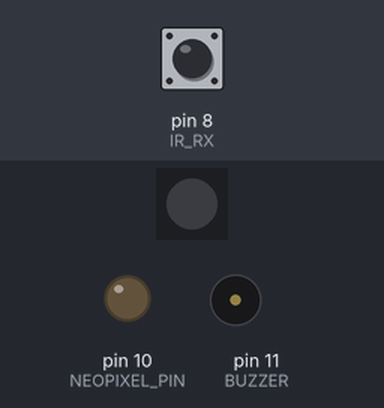
The sketch below on a simulated Arduino Uno, built with avr-gcc and run on an emulated ATmega328P. On the bench: 1 RGB LEDs in strip order, left to right, output pins drawn as LEDs (lit = HIGH), buzzer (waves = sounding). The inputs (shaded band) are chosen by the test bench; at power-on: pin 8 (IR_RX) HIGH. Random numbers use the default seed unless the sketch sets one; pins used as bus, display or sensor lines are not drawn.

Above: at 0.14 s.
At 39.95 s:
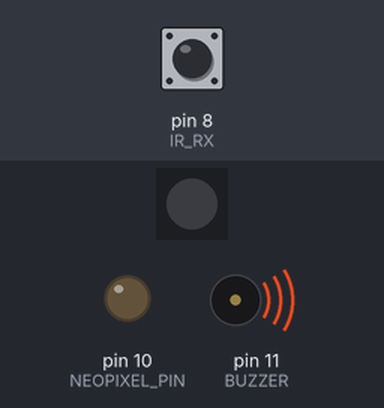
Timing chart, 0 to 40.0 s (numbered marks = the images above):
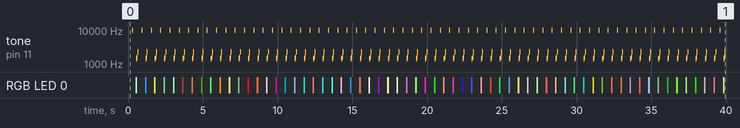

The sketch:

sync_chrip_half.ino
```cpp
/*
 * Firefly Synchronization Device
 *
 * This code implements a firefly-like synchronization behavior using:
 * - IR communication for detecting other fireflies
 * - RGB LED for visual flash
 * - Buzzer for audio chirp
 *
 * Based on the Kuramoto model for oscillator synchronization
 */

#define F_CPU 8000000UL

#include <avr/io.h>
#include <util/delay.h>
#include <stdint.h>
#include <avr/interrupt.h>
#include <stdlib.h>
#include <Adafruit_NeoPixel.h>

// ===== HARDWARE CONFIGURATION =====
#define NEOPIXEL_PIN    PB2
#define NUM_PIXELS      1
#define IR_TX           PB1
#define IR_RX           PB0
#define LED             PB2
#define BUZZER          PB3

// ===== BEHAVIOR PARAMETERS =====
#define PHASE_MAX               255
#define EPSILON                 64
#define PHASE_STEP              1
#define TICK_DELAY_MS           2
#define JUMP_TO_FLASH_MARGIN    16
#define JITTER_INTERVAL         8

// ===== AUDIO PARAMETERS =====
#define CHIRP_BASE_DELAY        175
#define CHIRP_STEPS             8
#define CHIRP_CYCLES_PER_STEP   20
#define CHIRP_DELAY_DECREMENT   5
#define CHIRP_MIN_DELAY         20
#define CHIRP_PAUSE_MS          10

// ===== TIMING PARAMETERS =====
#define IR_PULSE_HALF_PERIOD    15
#define REFRACTORY_FLASH        20
#define REFRACTORY_TRIGGER      10

// ===== GLOBAL VARIABLES =====
Adafruit_NeoPixel strip(NUM_PIXELS, NEOPIXEL_PIN, NEO_GRB + NEO_KHZ800);

// ===== FUNCTION PROTOTYPES =====
void setup_hardware(void);
void emit_ir_pulse(uint16_t cycles);
void delay_us_custom(uint16_t us);
void flash_and_chirp(void);
void half_chirp(void);
uint8_t get_random_color_component(void);

/**
 * Initialize hardware peripherals
 */
void setup_hardware(void) {
    // Configure IR pins
    DDRB |= (1 << IR_TX);      // IR emitter as output
    DDRB &= ~(1 << IR_RX);     // IR receiver as input
    PORTB |= (1 << IR_RX);     // Enable pull-up on receiver

    // Configure LED and buzzer
    DDRB |= (1 << LED);        // LED as output
    DDRB |= (1 << BUZZER);     // Buzzer as output
    PORTB &= ~(1 << LED);      // LED off initially
    PORTB &= ~(1 << BUZZER);   // Buzzer off initially

    // Initialize timer for jitter (currently unused but ready)
    TCCR0B = (1 << CS01);      // Timer0 prescaler /8

    // Initialize NeoPixel
    strip.begin();
    strip.clear();
    strip.show();
}

/**
 * Emit IR pulse train for communication
 * @param cycles Number of on/off cycles to transmit
 */
void emit_ir_pulse(uint16_t cycles) {
    for (uint16_t i = 0; i < cycles; i++) {
        PORTB |= (1 << IR_TX);
        _delay_us(IR_PULSE_HALF_PERIOD);
        PORTB &= ~(1 << IR_TX);
        _delay_us(IR_PULSE_HALF_PERIOD);
    }
}

/**
 * Custom microsecond delay function for audio generation
 * Calibrated for 8MHz clock
 * @param us Microseconds to delay
 */
void delay_us_custom(uint16_t us) {
    while (us--) {
        // Adjust loop count for 1μs per iteration at 8MHz
        for (uint8_t i = 0; i < 3; i++) {
            asm volatile("nop");
        }
    }
}

/**
 * Generate random color component (0-255)
 */
uint8_t get_random_color_component(void) {
    return rand() % 256;
}

/**
 * Execute flash and chirp sequence
 * Creates RGB flash with ascending pitch chirp
 */
void flash_and_chirp(void) {
    // Generate random RGB color
    uint8_t r = get_random_color_component();
    uint8_t g = get_random_color_component();
    uint8_t b = get_random_color_component();

    // Display color
    strip.setPixelColor(0, strip.Color(r, g, b));
    strip.show();

    // Generate ascending chirp
    uint16_t delay_val = CHIRP_BASE_DELAY;

    for (uint8_t chirp = 0; chirp < CHIRP_STEPS; chirp++) {
        // Generate tone at current frequency
        for (uint8_t i = 0; i < CHIRP_CYCLES_PER_STEP; i++) {
            PORTB |= (1 << BUZZER);
            delay_us_custom(delay_val);
            PORTB &= ~(1 << BUZZER);
            delay_us_custom(delay_val);
        }

        // Increase pitch (decrease delay)
        delay_val -= CHIRP_DELAY_DECREMENT;
        if (delay_val < CHIRP_MIN_DELAY) {
            delay_val = CHIRP_MIN_DELAY;
        }

        // Pause between chirp steps
        _delay_ms(CHIRP_PAUSE_MS);
    }

    // Turn off LED
    strip.setPixelColor(0, strip.Color(0, 0, 0));
    strip.show();
}

void half_chirp() {

    strip.setPixelColor(0, strip.Color(0, 123, 0)); //red only
    strip.show();
    delay_us_custom(50);
    strip.setPixelColor(0, strip.Color(0, 0, 0));
    strip.show();

    for (uint8_t i = 0; i < 5; i++) {
        PORTB |= (1 << BUZZER);
        delay_us_custom(100);
        PORTB &= ~(1 << BUZZER);
        delay_us_custom(100);
    }
}


/**
 * Main program loop
 * Implements Kuramoto-style phase synchronization
 */
int main(void) {
    setup_hardware();

    // State variables
    uint8_t phase = 0;
    uint8_t last_rx_state = (PINB & (1 << IR_RX));
    uint8_t refractory = 0;
    bool half_chirped = false;

    while (1) {
        _delay_ms(TICK_DELAY_MS);

        // Advance phase
        phase += PHASE_STEP;
        if (phase > PHASE_MAX) {
            phase = PHASE_MAX;
        }

        if ((phase >= (PHASE_MAX / 2)) && !half_chirped) {
            half_chirp();
            half_chirped = true;
        }

        // Check for autonomous flash
        if (phase >= PHASE_MAX) {
            emit_ir_pulse(200);
            flash_and_chirp();
            phase = 0;
            half_chirped = false;
            refractory = REFRACTORY_FLASH;
        }

        // Check for IR trigger from other fireflies
        uint8_t current_rx = (PINB & (1 << IR_RX));


        // Detect falling edge (IR signal received)
        if (last_rx_state && !current_rx && refractory == 0) {
            // Only respond if we're past the initial phase
            if (phase > (PHASE_MAX / 4)) {
                // Calculate phase adjustment (Kuramoto coupling)
                uint8_t delta = ((uint16_t)EPSILON * (PHASE_MAX - phase)) / PHASE_MAX;
                phase += delta;

                if (phase > PHASE_MAX) {
                    phase = PHASE_MAX;
                }

                // Check if close enough to flash immediately
                if (PHASE_MAX - phase < JUMP_TO_FLASH_MARGIN) {
                    emit_ir_pulse(200);
                    flash_and_chirp();
                    phase = 0;
                    half_chirped = false;
                    refractory = REFRACTORY_FLASH;
                } else {
                    refractory = REFRACTORY_TRIGGER;
                }
            }


        }

        // Decrement refractory period
        if (refractory > 0) {
            refractory--;
        }

        last_rx_state = current_rx;
    }

    return 0; // Never reached
}
```

Measured:
- by itself, RGB LED 0: off → RGB(167, 241, 217) at 0.52 s, → off 0.11 s later, → RGB(42, 130, 200) 0.52 s later, → off 0.11 s later, … (128 changes in this stretch)
- by itself, tone on pin 11 (BUZZER): plays 9804 Hz for 0.04 s, 1451 Hz for 0.04 s, 1590 Hz for 0.04 s, 2325 Hz for 0.04 s, 9766 Hz for 0.04 s, 1451 Hz for 0.04 s … (256 notes in this stretch)
